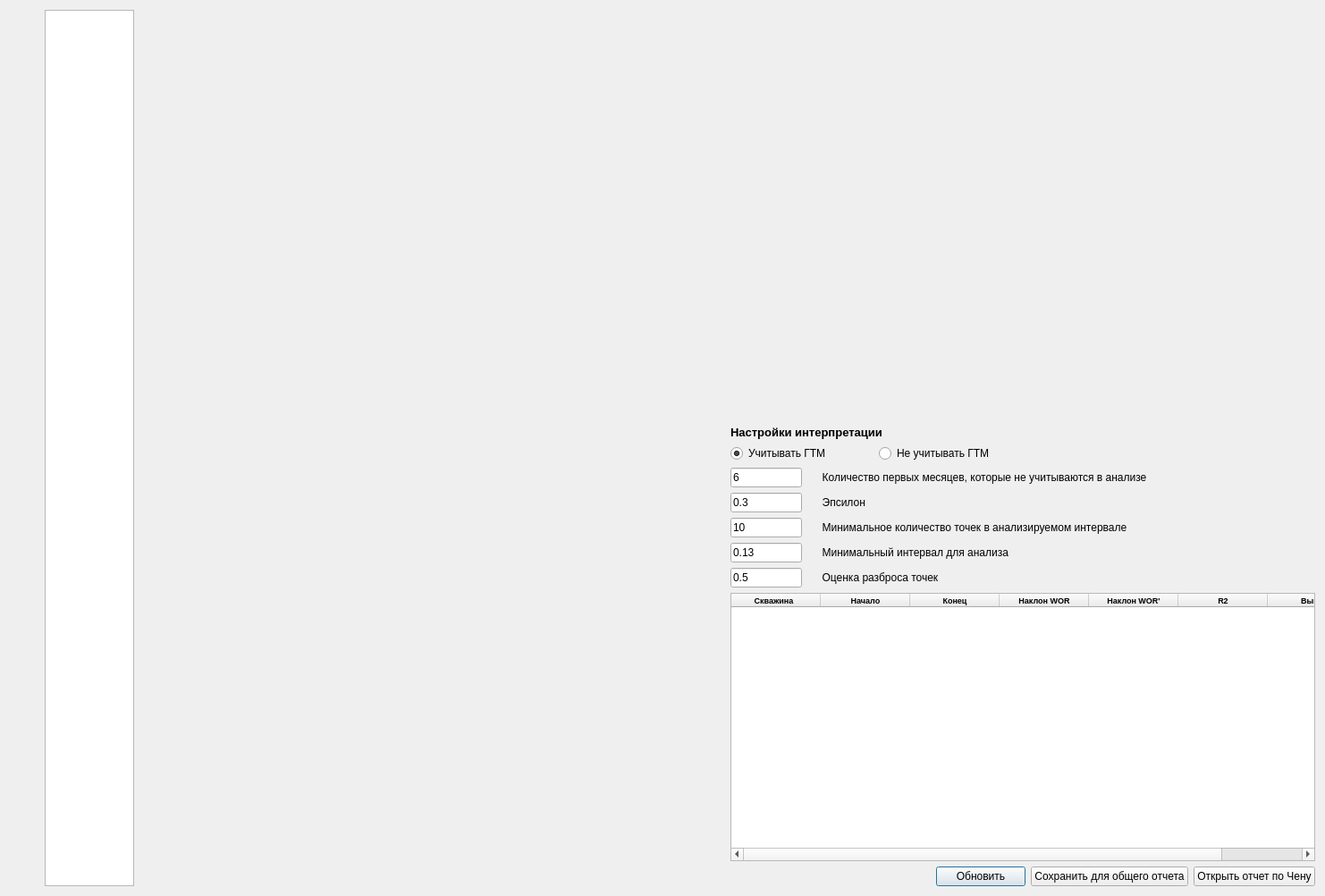
<?xml version="1.0" encoding="UTF-8"?>
<ui version="4.0">
 <class>Dialog</class>
 <widget class="QDialog" name="Dialog">
  <property name="geometry">
   <rect>
    <x>0</x>
    <y>0</y>
    <width>1482</width>
    <height>1002</height>
   </rect>
  </property>
  <property name="windowTitle">
   <string>График Чена</string>
  </property>
  <property name="windowIcon">
   <iconset>
    <normaloff>res/oil.ico</normaloff>res/oil.ico</iconset>
  </property>
  <layout class="QGridLayout" name="gridLayout_2">
   <item row="0" column="1">
    <widget class="QLabel" name="label_dat2">
     <property name="styleSheet">
      <string notr="true"/>
     </property>
     <property name="text">
      <string/>
     </property>
    </widget>
   </item>
   <item row="0" column="3">
    <layout class="QHBoxLayout" name="horizontalLayout_8">
     <item>
      <widget class="QListWidget" name="listWidget">
       <property name="maximumSize">
        <size>
         <width>100</width>
         <height>16777215</height>
        </size>
       </property>
       <property name="font">
        <font>
         <weight>75</weight>
         <bold>true</bold>
        </font>
       </property>
      </widget>
     </item>
     <item>
      <layout class="QGridLayout" name="gridLayout">
       <item row="1" column="0">
        <layout class="QVBoxLayout" name="VL2">
         <item>
          <widget class="Gr1" name="Gr_chen2" native="true">
           <property name="sizePolicy">
            <sizepolicy hsizetype="Expanding" vsizetype="Expanding">
             <horstretch>0</horstretch>
             <verstretch>0</verstretch>
            </sizepolicy>
           </property>
           <property name="minimumSize">
            <size>
             <width>600</width>
             <height>400</height>
            </size>
           </property>
          </widget>
         </item>
         <item>
          <layout class="QHBoxLayout" name="HL2"/>
         </item>
        </layout>
       </item>
       <item row="0" column="0">
        <layout class="QVBoxLayout" name="VL1">
         <item>
          <widget class="Gr1" name="Gr_chen1" native="true">
           <property name="sizePolicy">
            <sizepolicy hsizetype="Expanding" vsizetype="Expanding">
             <horstretch>0</horstretch>
             <verstretch>0</verstretch>
            </sizepolicy>
           </property>
           <property name="minimumSize">
            <size>
             <width>600</width>
             <height>400</height>
            </size>
           </property>
          </widget>
         </item>
         <item>
          <layout class="QHBoxLayout" name="HL1"/>
         </item>
        </layout>
       </item>
       <item row="0" column="1">
        <layout class="QVBoxLayout" name="VL3">
         <item>
          <widget class="Gr1" name="Gr_chen3" native="true">
           <property name="sizePolicy">
            <sizepolicy hsizetype="Expanding" vsizetype="Expanding">
             <horstretch>0</horstretch>
             <verstretch>0</verstretch>
            </sizepolicy>
           </property>
           <property name="minimumSize">
            <size>
             <width>600</width>
             <height>400</height>
            </size>
           </property>
          </widget>
         </item>
         <item>
          <layout class="QHBoxLayout" name="HL3"/>
         </item>
        </layout>
       </item>
       <item row="1" column="1">
        <layout class="QVBoxLayout" name="VL4">
         <item>
          <layout class="QHBoxLayout" name="horizontalLayout">
           <item>
            <widget class="QLabel" name="label1">
             <property name="font">
              <font>
               <pointsize>10</pointsize>
               <weight>75</weight>
               <bold>true</bold>
              </font>
             </property>
             <property name="text">
              <string>Настройки интерпретации</string>
             </property>
            </widget>
           </item>
          </layout>
         </item>
         <item>
          <layout class="QHBoxLayout" name="horizontalLayout_2">
           <item>
            <widget class="QRadioButton" name="radioGTM">
             <property name="maximumSize">
              <size>
               <width>160</width>
               <height>16777215</height>
              </size>
             </property>
             <property name="text">
              <string>Учитывать ГТМ</string>
             </property>
             <property name="checked">
              <bool>true</bool>
             </property>
            </widget>
           </item>
           <item>
            <widget class="QRadioButton" name="radioNotGTM">
             <property name="text">
              <string>Не учитывать ГТМ</string>
             </property>
            </widget>
           </item>
          </layout>
         </item>
         <item>
          <layout class="QHBoxLayout" name="horizontalLayout_4">
           <item>
            <widget class="QLineEdit" name="lineEdit_months">
             <property name="maximumSize">
              <size>
               <width>80</width>
               <height>16777215</height>
              </size>
             </property>
             <property name="inputMask">
              <string>9</string>
             </property>
             <property name="text">
              <string>6</string>
             </property>
            </widget>
           </item>
           <item>
            <widget class="QLabel" name="label_2">
             <property name="text">
              <string>     Количество первых месяцев, которые не учитываются в анализе</string>
             </property>
            </widget>
           </item>
          </layout>
         </item>
         <item>
          <layout class="QHBoxLayout" name="horizontalLayout_11">
           <item>
            <widget class="QLineEdit" name="lineEdit_rdp">
             <property name="maximumSize">
              <size>
               <width>80</width>
               <height>16777215</height>
              </size>
             </property>
             <property name="inputMask">
              <string/>
             </property>
             <property name="text">
              <string>0.3</string>
             </property>
            </widget>
           </item>
           <item>
            <widget class="QLabel" name="label_5">
             <property name="text">
              <string>     Эпсилон</string>
             </property>
            </widget>
           </item>
          </layout>
         </item>
         <item>
          <layout class="QHBoxLayout" name="horizontalLayout_3">
           <item>
            <widget class="QLineEdit" name="lineEdit_min_count">
             <property name="maximumSize">
              <size>
               <width>80</width>
               <height>16777215</height>
              </size>
             </property>
             <property name="inputMask">
              <string>XX</string>
             </property>
             <property name="text">
              <string>10</string>
             </property>
            </widget>
           </item>
           <item>
            <widget class="QLabel" name="label">
             <property name="text">
              <string>     Минимальное количество точек в анализируемом интервале</string>
             </property>
            </widget>
           </item>
          </layout>
         </item>
         <item>
          <layout class="QHBoxLayout" name="horizontalLayout_12">
           <item>
            <widget class="QLineEdit" name="lineEdit_min_interval">
             <property name="maximumSize">
              <size>
               <width>80</width>
               <height>16777215</height>
              </size>
             </property>
             <property name="text">
              <string>0.13</string>
             </property>
            </widget>
           </item>
           <item>
            <widget class="QLabel" name="label_6">
             <property name="text">
              <string>     Минимальный интервал для анализа</string>
             </property>
            </widget>
           </item>
          </layout>
         </item>
         <item>
          <layout class="QHBoxLayout" name="horizontalLayout_5">
           <item>
            <widget class="QLineEdit" name="lineEdit_points">
             <property name="maximumSize">
              <size>
               <width>80</width>
               <height>16777215</height>
              </size>
             </property>
             <property name="text">
              <string>0.5</string>
             </property>
            </widget>
           </item>
           <item>
            <widget class="QLabel" name="label_3">
             <property name="text">
              <string>     Оценка разброса точек</string>
             </property>
            </widget>
           </item>
          </layout>
         </item>
         <item>
          <widget class="QTableWidget" name="tableChen">
           <property name="sizePolicy">
            <sizepolicy hsizetype="Expanding" vsizetype="Expanding">
             <horstretch>0</horstretch>
             <verstretch>0</verstretch>
            </sizepolicy>
           </property>
           <property name="minimumSize">
            <size>
             <width>600</width>
             <height>300</height>
            </size>
           </property>
           <property name="maximumSize">
            <size>
             <width>16777215</width>
             <height>3000000</height>
            </size>
           </property>
           <column>
            <property name="text">
             <string>Скважина  </string>
            </property>
            <property name="font">
             <font>
              <pointsize>7</pointsize>
              <weight>75</weight>
              <bold>true</bold>
             </font>
            </property>
           </column>
           <column>
            <property name="text">
             <string> Начало </string>
            </property>
            <property name="font">
             <font>
              <pointsize>7</pointsize>
              <weight>75</weight>
              <bold>true</bold>
             </font>
            </property>
           </column>
           <column>
            <property name="text">
             <string> Конец </string>
            </property>
            <property name="font">
             <font>
              <pointsize>7</pointsize>
              <weight>75</weight>
              <bold>true</bold>
             </font>
            </property>
           </column>
           <column>
            <property name="text">
             <string> Наклон WOR </string>
            </property>
            <property name="font">
             <font>
              <pointsize>7</pointsize>
              <weight>75</weight>
              <bold>true</bold>
             </font>
            </property>
            <property name="textAlignment">
             <set>AlignCenter</set>
            </property>
           </column>
           <column>
            <property name="text">
             <string> Наклон WOR' </string>
            </property>
            <property name="font">
             <font>
              <pointsize>7</pointsize>
              <weight>75</weight>
              <bold>true</bold>
             </font>
            </property>
            <property name="textAlignment">
             <set>AlignCenter</set>
            </property>
           </column>
           <column>
            <property name="text">
             <string> R2 </string>
            </property>
            <property name="font">
             <font>
              <pointsize>7</pointsize>
              <weight>75</weight>
              <bold>true</bold>
             </font>
            </property>
           </column>
           <column>
            <property name="text">
             <string>  Вывод</string>
            </property>
            <property name="font">
             <font>
              <pointsize>7</pointsize>
              <weight>75</weight>
              <bold>true</bold>
             </font>
            </property>
           </column>
          </widget>
         </item>
         <item>
          <layout class="QHBoxLayout" name="horizontalLayout_7">
           <item>
            <spacer name="horizontalSpacer">
             <property name="orientation">
              <enum>Qt::Horizontal</enum>
             </property>
             <property name="sizeHint" stdset="0">
              <size>
               <width>40</width>
               <height>20</height>
              </size>
             </property>
            </spacer>
           </item>
           <item>
            <widget class="QPushButton" name="But_refresh">
             <property name="minimumSize">
              <size>
               <width>100</width>
               <height>0</height>
              </size>
             </property>
             <property name="maximumSize">
              <size>
               <width>100</width>
               <height>16777215</height>
              </size>
             </property>
             <property name="text">
              <string>Обновить</string>
             </property>
            </widget>
           </item>
           <item>
            <widget class="QPushButton" name="But_chenCalc">
             <property name="minimumSize">
              <size>
               <width>166</width>
               <height>0</height>
              </size>
             </property>
             <property name="maximumSize">
              <size>
               <width>400</width>
               <height>16777215</height>
              </size>
             </property>
             <property name="text">
              <string>Сохранить для общего отчета</string>
             </property>
            </widget>
           </item>
           <item>
            <widget class="QPushButton" name="But_open_chen">
             <property name="minimumSize">
              <size>
               <width>134</width>
               <height>0</height>
              </size>
             </property>
             <property name="text">
              <string>Открыть отчет по Чену</string>
             </property>
            </widget>
           </item>
          </layout>
         </item>
        </layout>
       </item>
      </layout>
     </item>
    </layout>
   </item>
   <item row="0" column="2">
    <widget class="QLabel" name="label_dat3">
     <property name="styleSheet">
      <string notr="true"/>
     </property>
     <property name="text">
      <string/>
     </property>
    </widget>
   </item>
   <item row="0" column="0">
    <widget class="QLabel" name="label_dat1">
     <property name="styleSheet">
      <string notr="true"/>
     </property>
     <property name="text">
      <string/>
     </property>
    </widget>
   </item>
  </layout>
 </widget>
 <customwidgets>
  <customwidget>
   <class>Gr1</class>
   <extends>QWidget</extends>
   <header location="global">gr1.h</header>
   <container>1</container>
  </customwidget>
 </customwidgets>
 <resources/>
 <connections/>
</ui>
